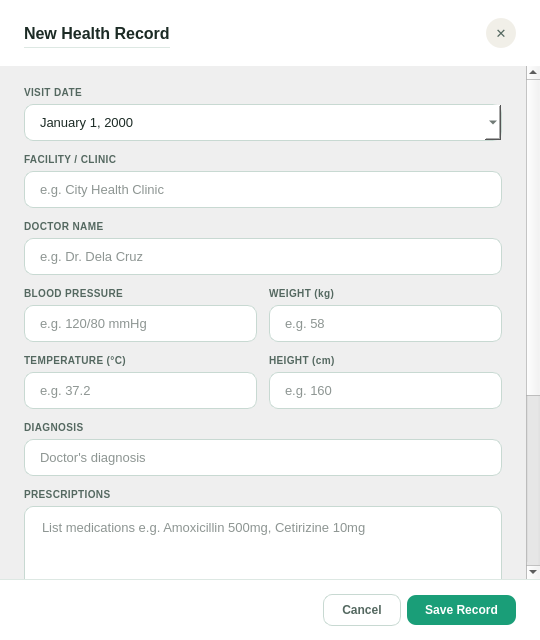
<?xml version="1.0" encoding="UTF-8"?>
<ui version="4.0">
 <class>DialogAddRecord</class>
 <widget class="QDialog" name="DialogAddRecord">
  <property name="geometry">
   <rect>
    <x>0</x>
    <y>0</y>
    <width>540</width>
    <height>640</height>
   </rect>
  </property>
  <property name="windowTitle">
   <string>New Health Record</string>
  </property>
  <property name="styleSheet">
   <string>
    QDialog { background: #FFFFFF; font-family: &quot;Segoe UI&quot;, sans-serif; }
    QLabel { background: transparent; color: #1C2B25; }
    QLineEdit, QComboBox, QTextEdit, QDateEdit {
     border: 1px solid #C8D9D2; border-radius: 9px;
     padding: 9px 13px; font-size: 13px; color: #1C2B25; background: #FFFFFF;
    }
    QLineEdit:focus, QTextEdit:focus, QDateEdit:focus { border-color: #1A9E78; }
    QComboBox::drop-down { border: none; width: 24px; }
    QFrame#uploadZone { border: 2px dashed #C8D9D2; border-radius: 9px; background: #F8FBFA; }
    QFrame#uploadZone:hover { border-color: #1A9E78; background: #E3F5EE; }
   </string>
  </property>
  <layout class="QVBoxLayout" name="recordDialogLayout">
   <property name="spacing">
    <number>0</number>
   </property>
   <property name="leftMargin">
    <number>0</number>
   </property>
   <property name="topMargin">
    <number>0</number>
   </property>
   <property name="rightMargin">
    <number>0</number>
   </property>
   <property name="bottomMargin">
    <number>0</number>
   </property>
   <item>
    <widget class="QFrame" name="dialogHead">
     <property name="styleSheet">
      <string>QFrame { border-bottom: 1px solid #DDE8E3; }</string>
     </property>
     <layout class="QHBoxLayout">
      <property name="leftMargin">
       <number>24</number>
      </property>
      <property name="topMargin">
       <number>18</number>
      </property>
      <property name="rightMargin">
       <number>24</number>
      </property>
      <property name="bottomMargin">
       <number>18</number>
      </property>
      <item>
       <widget class="QLabel" name="label">
        <property name="styleSheet">
         <string>QLabel { font-size: 16px; font-weight: bold; color: #1C2B25; }</string>
        </property>
        <property name="text">
         <string>New Health Record</string>
        </property>
       </widget>
      </item>
      <item>
       <spacer>
        <property name="orientation">
         <enum>Qt::Orientation::Horizontal</enum>
        </property>
        <property name="sizeHint" stdset="0">
         <size>
          <width>0</width>
          <height>0</height>
         </size>
        </property>
       </spacer>
      </item>
      <item>
       <widget class="QPushButton" name="btnClose">
        <property name="minimumSize">
         <size>
          <width>30</width>
          <height>30</height>
         </size>
        </property>
        <property name="maximumSize">
         <size>
          <width>30</width>
          <height>30</height>
         </size>
        </property>
        <property name="styleSheet">
         <string>QPushButton { background: #F1EFE8; color: #546860; border: none; border-radius: 15px; font-size: 13px; } QPushButton:hover { background: #DDE8E3; }</string>
        </property>
        <property name="text">
         <string>✕</string>
        </property>
       </widget>
      </item>
     </layout>
    </widget>
   </item>
   <item>
    <widget class="QScrollArea" name="bodyScroll">
     <property name="frameShape">
      <enum>QFrame::Shape::NoFrame</enum>
     </property>
     <property name="widgetResizable">
      <bool>true</bool>
     </property>
     <widget class="QWidget" name="bodyContent">
      <property name="geometry">
       <rect>
        <x>0</x>
        <y>-281</y>
        <width>528</width>
        <height>792</height>
       </rect>
      </property>
      <layout class="QVBoxLayout">
       <property name="spacing">
        <number>14</number>
       </property>
       <property name="leftMargin">
        <number>24</number>
       </property>
       <property name="topMargin">
        <number>20</number>
       </property>
       <property name="rightMargin">
        <number>24</number>
       </property>
       <property name="bottomMargin">
        <number>20</number>
       </property>
       <item>
        <layout class="QGridLayout">
         <property name="spacing">
          <number>12</number>
         </property>
         <item row="0" column="0" colspan="2">
          <layout class="QVBoxLayout">
           <property name="spacing">
            <number>5</number>
           </property>
           <item>
            <widget class="QLabel" name="label">
             <property name="styleSheet">
              <string>QLabel { font-size: 10px; font-weight: bold; color: #546860; letter-spacing: 0.4px; }</string>
             </property>
             <property name="text">
              <string>VISIT DATE</string>
             </property>
            </widget>
           </item>
           <item>
            <widget class="QDateEdit" name="inputVisitDate">
             <property name="locale">
              <locale language="English" country="AmericanSamoa"/>
             </property>
             <property name="displayFormat">
              <string>MMMM d, yyyy</string>
             </property>
             <property name="calendarPopup">
              <bool>true</bool>
             </property>
            </widget>
           </item>
          </layout>
         </item>
         <item row="1" column="0" colspan="2">
          <layout class="QVBoxLayout">
           <property name="spacing">
            <number>5</number>
           </property>
           <item>
            <widget class="QLabel" name="label">
             <property name="styleSheet">
              <string>QLabel { font-size: 10px; font-weight: bold; color: #546860; letter-spacing: 0.4px; }</string>
             </property>
             <property name="text">
              <string>FACILITY / CLINIC</string>
             </property>
            </widget>
           </item>
           <item>
            <widget class="QLineEdit" name="inputFacility">
             <property name="placeholderText">
              <string>e.g. City Health Clinic</string>
             </property>
            </widget>
           </item>
          </layout>
         </item>
         <item row="2" column="0" colspan="2">
          <layout class="QVBoxLayout">
           <property name="spacing">
            <number>5</number>
           </property>
           <item>
            <widget class="QLabel" name="label">
             <property name="styleSheet">
              <string>QLabel { font-size: 10px; font-weight: bold; color: #546860; letter-spacing: 0.4px; }</string>
             </property>
             <property name="text">
              <string>DOCTOR NAME</string>
             </property>
            </widget>
           </item>
           <item>
            <widget class="QLineEdit" name="inputDoctor">
             <property name="placeholderText">
              <string>e.g. Dr. Dela Cruz</string>
             </property>
            </widget>
           </item>
          </layout>
         </item>
         <item row="3" column="0">
          <layout class="QVBoxLayout">
           <property name="spacing">
            <number>5</number>
           </property>
           <item>
            <widget class="QLabel" name="label">
             <property name="styleSheet">
              <string>QLabel { font-size: 10px; font-weight: bold; color: #546860; letter-spacing: 0.4px; }</string>
             </property>
             <property name="text">
              <string>BLOOD PRESSURE</string>
             </property>
            </widget>
           </item>
           <item>
            <widget class="QLineEdit" name="inputBP">
             <property name="placeholderText">
              <string>e.g. 120/80 mmHg</string>
             </property>
            </widget>
           </item>
          </layout>
         </item>
         <item row="3" column="1">
          <layout class="QVBoxLayout">
           <property name="spacing">
            <number>5</number>
           </property>
           <item>
            <widget class="QLabel" name="label">
             <property name="styleSheet">
              <string>QLabel { font-size: 10px; font-weight: bold; color: #546860; letter-spacing: 0.4px; }</string>
             </property>
             <property name="text">
              <string>WEIGHT (kg)</string>
             </property>
            </widget>
           </item>
           <item>
            <widget class="QLineEdit" name="inputWeight">
             <property name="placeholderText">
              <string>e.g. 58</string>
             </property>
            </widget>
           </item>
          </layout>
         </item>
         <item row="4" column="0">
          <layout class="QVBoxLayout">
           <property name="spacing">
            <number>5</number>
           </property>
           <item>
            <widget class="QLabel" name="label">
             <property name="styleSheet">
              <string>QLabel { font-size: 10px; font-weight: bold; color: #546860; letter-spacing: 0.4px; }</string>
             </property>
             <property name="text">
              <string>TEMPERATURE (°C)</string>
             </property>
            </widget>
           </item>
           <item>
            <widget class="QLineEdit" name="inputTemp">
             <property name="placeholderText">
              <string>e.g. 37.2</string>
             </property>
            </widget>
           </item>
          </layout>
         </item>
         <item row="4" column="1">
          <layout class="QVBoxLayout">
           <property name="spacing">
            <number>5</number>
           </property>
           <item>
            <widget class="QLabel" name="label">
             <property name="styleSheet">
              <string>QLabel { font-size: 10px; font-weight: bold; color: #546860; letter-spacing: 0.4px; }</string>
             </property>
             <property name="text">
              <string>HEIGHT (cm)</string>
             </property>
            </widget>
           </item>
           <item>
            <widget class="QLineEdit" name="inputHeight">
             <property name="placeholderText">
              <string>e.g. 160</string>
             </property>
            </widget>
           </item>
          </layout>
         </item>
         <item row="5" column="0" colspan="2">
          <layout class="QVBoxLayout">
           <property name="spacing">
            <number>5</number>
           </property>
           <item>
            <widget class="QLabel" name="label">
             <property name="styleSheet">
              <string>QLabel { font-size: 10px; font-weight: bold; color: #546860; letter-spacing: 0.4px; }</string>
             </property>
             <property name="text">
              <string>DIAGNOSIS</string>
             </property>
            </widget>
           </item>
           <item>
            <widget class="QLineEdit" name="inputDiagnosis">
             <property name="placeholderText">
              <string>Doctor's diagnosis</string>
             </property>
            </widget>
           </item>
          </layout>
         </item>
         <item row="6" column="0" colspan="2">
          <layout class="QVBoxLayout">
           <property name="spacing">
            <number>5</number>
           </property>
           <item>
            <widget class="QLabel" name="label">
             <property name="styleSheet">
              <string>QLabel { font-size: 10px; font-weight: bold; color: #546860; letter-spacing: 0.4px; }</string>
             </property>
             <property name="text">
              <string>PRESCRIPTIONS</string>
             </property>
            </widget>
           </item>
           <item>
            <widget class="QTextEdit" name="inputRx">
             <property name="placeholderText">
              <string>List medications e.g. Amoxicillin 500mg, Cetirizine 10mg</string>
             </property>
            </widget>
           </item>
          </layout>
         </item>
         <item row="7" column="0" colspan="2">
          <layout class="QVBoxLayout">
           <property name="spacing">
            <number>5</number>
           </property>
           <item>
            <widget class="QLabel" name="label">
             <property name="styleSheet">
              <string>QLabel { font-size: 10px; font-weight: bold; color: #546860; letter-spacing: 0.4px; }</string>
             </property>
             <property name="text">
              <string>NOTES</string>
             </property>
            </widget>
           </item>
           <item>
            <widget class="QTextEdit" name="inputNotes">
             <property name="placeholderText">
              <string>Additional notes or observations</string>
             </property>
            </widget>
           </item>
          </layout>
         </item>
        </layout>
       </item>
       <item>
        <widget class="QLabel" name="label">
         <property name="styleSheet">
          <string>QLabel { font-size: 10px; font-weight: bold; color: #546860; letter-spacing: 0.4px; }</string>
         </property>
         <property name="text">
          <string>ATTACH DOCUMENT</string>
         </property>
        </widget>
       </item>
       <item>
        <widget class="QFrame" name="uploadZone">
         <property name="cursor">
          <cursorShape>PointingHandCursor</cursorShape>
         </property>
         <layout class="QVBoxLayout">
          <property name="spacing">
           <number>5</number>
          </property>
          <item>
           <widget class="QLabel" name="label">
            <property name="styleSheet">
             <string>QLabel { font-size: 20px; color: #1A9E78; }</string>
            </property>
            <property name="text">
             <string>⬆</string>
            </property>
            <property name="alignment">
             <set>Qt::AlignmentFlag::AlignCenter</set>
            </property>
           </widget>
          </item>
          <item>
           <widget class="QLabel" name="label">
            <property name="styleSheet">
             <string>QLabel { font-size: 12px; color: #546860; }</string>
            </property>
            <property name="text">
             <string>Upload receipt, prescription or lab result</string>
            </property>
            <property name="alignment">
             <set>Qt::AlignmentFlag::AlignCenter</set>
            </property>
           </widget>
          </item>
         </layout>
        </widget>
       </item>
      </layout>
     </widget>
    </widget>
   </item>
   <item>
    <widget class="QFrame" name="dialogFoot">
     <property name="styleSheet">
      <string>QFrame { border-top: 1px solid #DDE8E3; }</string>
     </property>
     <layout class="QHBoxLayout">
      <property name="leftMargin">
       <number>24</number>
      </property>
      <property name="topMargin">
       <number>14</number>
      </property>
      <property name="rightMargin">
       <number>24</number>
      </property>
      <property name="bottomMargin">
       <number>14</number>
      </property>
      <item>
       <spacer>
        <property name="orientation">
         <enum>Qt::Orientation::Horizontal</enum>
        </property>
        <property name="sizeHint" stdset="0">
         <size>
          <width>0</width>
          <height>0</height>
         </size>
        </property>
       </spacer>
      </item>
      <item>
       <widget class="QPushButton" name="btnCancel">
        <property name="styleSheet">
         <string>QPushButton { background: transparent; color: #546860; font-size: 12px; font-weight: 600; border: 1px solid #C8D9D2; border-radius: 9px; padding: 8px 18px; } QPushButton:hover { background: #F2F7F5; }</string>
        </property>
        <property name="text">
         <string>Cancel</string>
        </property>
       </widget>
      </item>
      <item>
       <widget class="QPushButton" name="btnSave">
        <property name="styleSheet">
         <string>QPushButton { background: #1A9E78; color: #FFF; font-size: 12px; font-weight: 600; border: none; border-radius: 9px; padding: 8px 18px; } QPushButton:hover { background: #0D6B52; }</string>
        </property>
        <property name="text">
         <string>Save Record</string>
        </property>
       </widget>
      </item>
     </layout>
    </widget>
   </item>
  </layout>
 </widget>
 <resources/>
 <connections/>
</ui>
